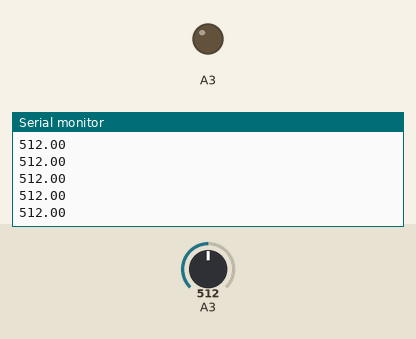
Recording of a sketch running on a simulated Arduino Uno, built with avr-gcc and run on an emulated ATmega328P. Shown: output pins drawn as LEDs (lit = HIGH), the last lines printed to the serial monitor. The test bench sets the inputs (shaded band); at power-on: A3 = 512.

Above: at 2.2 s.
2.3 s: A3 set to 716
At 2.31 s:
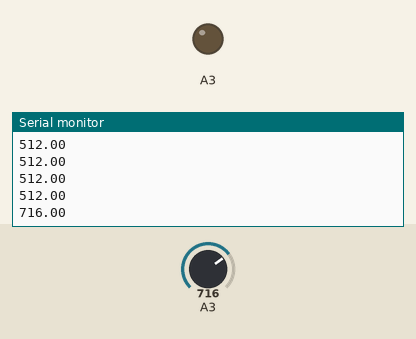
3.8 s: A3 set to 900
At 3.82 s:
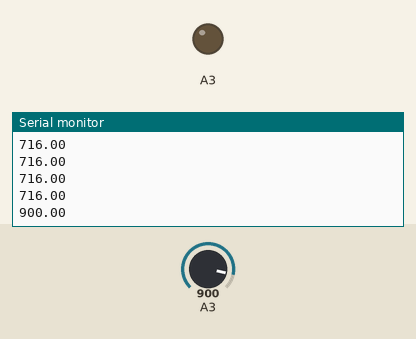
Timing chart, 0 to 6.8 s (numbered marks = the images above; inputs shaded):
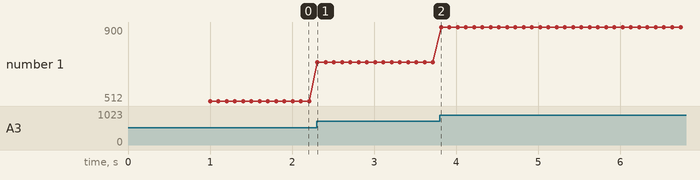

The sketch:

CzasowyW__cznik.ino
```cpp
float odczyt;

void setup()
{
  Serial.begin(9600);
  pinMode(A3, OUTPUT);
  digitalWrite(A3, LOW);
  delay(1000);
  pinMode(A3, INPUT);
}

void loop()
{
  odczyt = analogRead(A3);
  Serial.println(odczyt);
  delay(100);
}
```

Measured:
- after the input at 2.3 s, the serial monitor: prints a new line at once (image 1)
- after the input at 3.8 s, the serial monitor: prints a new line at once (image 2)
- plotted number 1: 512 → 716 after the input at 2.3 s, 716 → 900 after the input at 3.8 s
